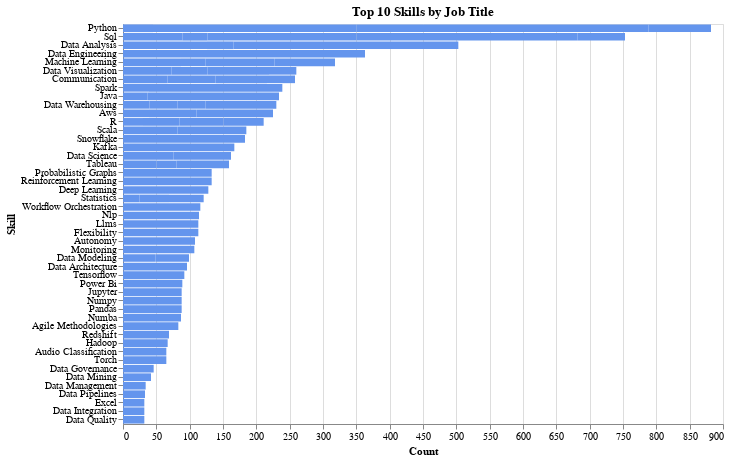

Notebook cell for this chart:
### Code cell
import altair as alt

# Create a dropdown selection for job title
title_dropdown = alt.binding_select(options=top_skills_filtered['job_title'].unique().tolist(), name='Job Title: ')
selection = alt.selection_point(fields=['job_title'], bind=title_dropdown)

# Build the chart
chart = (
    alt.Chart(top_skills_filtered)
    .transform_filter(selection)
    .mark_bar(color='cornflowerblue')
    .encode(
        x=alt.X('count:Q', title='Count'),
        y=alt.Y('job_skill:N', sort='-x', title='Skill'),
        tooltip=['job_skill', 'count']
    )
    .add_params(selection)
    .properties(
        title='Top 10 Skills by Job Title',
        width=600,
        height=400
    )
)

chart

### Figure 1 — Vega-Lite specification as saved in the notebook (floating-point values rounded to 4 significant figures)
{"config": {"view": {"continuousWidth": 300, "continuousHeight": 300}}, "data": {"name": "data-699814839693a71ae1797785afea02e7"}, "mark": {"type": "bar", "color": "cornflowerblue"}, "encoding": {"tooltip": [{"field": "job_skill", "type": "nominal"}, {"field": "count", "type": "quantitative"}], "x": {"field": "count", "title": "Count", "type": "quantitative"}, "y": {"field": "job_skill", "sort": "-x", "title": "Skill", "type": "nominal"}}, "height": 400, "params": [{"name": "param_2", "select": {"type": "point", "fields": ["job_title"]}, "bind": {"input": "select", "options": ["Data Analyst", "Data Architect", "Data Engineer", "Data Scientist", "Lead Data Engineer", "Senior Data Analyst", "Senior Data Engineer", "Senior Data Scientist", "Senior MLOps Engineer", "Staff Machine Learning Engineer, Series A"], "name": "Job Title: "}}], "title": "Top 10 Skills by Job Title", "transform": [{"filter": {"param": "param_2"}}], "width": 600, "$schema": "https://vega.github.io/schema/vega-lite/v5.20.1.json", "datasets": {"data-699814839693a71ae1797785afea02e7": [{"job_title": "Data Analyst", "job_skill": "Data Analysis", "count": 126}, {"job_title": "Data Analyst", "job_skill": "Sql", "count": 89}, {"job_title": "Data Analyst", "job_skill": "Data Visualization", "count": 73}, {"job_title": "Data Analyst", "job_skill": "Communication", "count": 67}, {"job_title": "Data Analyst", "job_skill": "Tableau", "count": 50}, {"job_title": "Data Analyst", "job_skill": "Python", "count": 45}, {"job_title": "Data Analyst", "job_skill": "Power Bi", "count": 42}, {"job_title": "Data Analyst", "job_skill": "Excel", "count": 32}, {"job_title": "Data Analyst", "job_skill": "R", "count": 30}, {"job_title": "Data Analyst", "job_skill": "Statistics", "count": 25}, {"job_title": "Data Architect", "job_skill": "Data Architecture", "count": 96}, {"job_title": "Data Architect", "job_skill": "Data Modeling", "count": 49}, {"job_title": "Data Architect", "job_skill": "Data Governance", "count": 46}, {"job_title": "Data Architect", "job_skill": "Data Analysis", "count": 40}, {"job_title": "Data Architect", "job_skill": "Data Warehousing", "count": 40}, {"job_title": "Data Architect", "job_skill": "Sql", "count": 38}, {"job_title": "Data Architect", "job_skill": "Data Management", "count": 34}, {"job_title": "Data Architect", "job_skill": "Data Integration", "count": 32}, {"job_title": "Data Architect", "job_skill": "Communication", "count": 32}, {"job_title": "Data Architect", "job_skill": "Data Quality", "count": 32}, {"job_title": "Data Engineer", "job_skill": "Python", "count": 99}, {"job_title": "Data Engineer", "job_skill": "Sql", "count": 89}, {"job_title": "Data Engineer", "job_skill": "Data Engineering", "count": 78}, {"job_title": "Data Engineer", "job_skill": "Data Analysis", "count": 56}, {"job_title": "Data Engineer", "job_skill": "Data Modeling", "count": 50}, {"job_title": "Data Engineer", "job_skill": "Data Warehousing", "count": 42}, {"job_title": "Data Engineer", "job_skill": "Spark", "count": 39}, {"job_title": "Data Engineer", "job_skill": "Aws", "count": 39}, {"job_title": "Data Engineer", "job_skill": "Java", "count": 37}, {"job_title": "Data Engineer", "job_skill": "Data Pipelines", "count": 33}, {"job_title": "Data Scientist", "job_skill": "Python", "count": 102}, {"job_title": "Data Scientist", "job_skill": "Machine Learning", "count": 87}, {"job_title": "Data Scientist", "job_skill": "Data Science", "count": 76}, {"job_title": "Data Scientist", "job_skill": "Sql", "count": 72}, {"job_title": "Data Scientist", "job_skill": "Data Analysis", "count": 72}, {"job_title": "Data Scientist", "job_skill": "R", "count": 55}, {"job_title": "Data Scientist", "job_skill": "Data Visualization", "count": 54}, {"job_title": "Data Scientist", "job_skill": "Statistics", "count": 44}, {"job_title": "Data Scientist", "job_skill": "Communication", "count": 40}, {"job_title": "Data Scientist", "job_skill": "Tableau", "count": 30}, {"job_title": "Lead Data Engineer", "job_skill": "Python", "count": 104}, {"job_title": "Lead Data Engineer", "job_skill": "Scala", "count": 82}, {"job_title": "Lead Data Engineer", "job_skill": "Spark", "count": 81}, {"job_title": "Lead Data Engineer", "job_skill": "Java", "count": 80}, {"job_title": "Lead Data Engineer", "job_skill": "Snowflake", "count": 72}, {"job_title": "Lead Data Engineer", "job_skill": "Kafka", "count": 72}, {"job_title": "Lead Data Engineer", "job_skill": "Aws", "count": 71}, {"job_title": "Lead Data Engineer", "job_skill": "Redshift", "count": 69}, {"job_title": "Lead Data Engineer", "job_skill": "Hadoop", "count": 67}, {"job_title": "Lead Data Engineer", "job_skill": "Sql", "count": 62}, {"job_title": "Senior Data Analyst", "job_skill": "Data Analysis", "count": 153}, {"job_title": "Senior Data Analyst", "job_skill": "Sql", "count": 142}, {"job_title": "Senior Data Analyst", "job_skill": "Python", "count": 97}, {"job_title": "Senior Data Analyst", "job_skill": "Data Visualization", "count": 92}, {"job_title": "Senior Data Analyst", "job_skill": "Tableau", "count": 79}, {"job_title": "Senior Data Analyst", "job_skill": "Communication", "count": 77}, {"job_title": "Senior Data Analyst", "job_skill": "R", "count": 66}, {"job_title": "Senior Data Analyst", "job_skill": "Power Bi", "count": 47}, {"job_title": "Senior Data Analyst", "job_skill": "Data Warehousing", "count": 42}, {"job_title": "Senior Data Analyst", "job_skill": "Machine Learning", "count": 37}, {"job_title": "Senior Data Engineer", "job_skill": "Python", "count": 237}, {"job_title": "Senior Data Engineer", "job_skill": "Sql", "count": 190}, {"job_title": "Senior Data Engineer", "job_skill": "Data Engineering", "count": 156}, {"job_title": "Senior Data Engineer", "job_skill": "Spark", "count": 119}, {"job_title": "Senior Data Engineer", "job_skill": "Java", "count": 117}, {"job_title": "Senior Data Engineer", "job_skill": "Aws", "count": 115}, {"job_title": "Senior Data Engineer", "job_skill": "Snowflake", "count": 111}, {"job_title": "Senior Data Engineer", "job_skill": "Data Warehousing", "count": 106}, {"job_title": "Senior Data Engineer", "job_skill": "Scala", "count": 103}, {"job_title": "Senior Data Engineer", "job_skill": "Kafka", "count": 95}, {"job_title": "Senior Data Scientist", "job_skill": "Python", "count": 104}, {"job_title": "Senior Data Scientist", "job_skill": "Machine Learning", "count": 103}, {"job_title": "Senior Data Scientist", "job_skill": "Data Science", "count": 86}, {"job_title": "Senior Data Scientist", "job_skill": "Sql", "count": 71}, {"job_title": "Senior Data Scientist", "job_skill": "R", "count": 60}, {"job_title": "Senior Data Scientist", "job_skill": "Data Analysis", "count": 56}, {"job_title": "Senior Data Scientist", "job_skill": "Statistics", "count": 52}, {"job_title": "Senior Data Scientist", "job_skill": "Communication", "count": 42}, {"job_title": "Senior Data Scientist", "job_skill": "Data Mining", "count": 42}, {"job_title": "Senior Data Scientist", "job_skill": "Data Visualization", "count": 41}, {"job_title": "Senior MLOps Engineer", "job_skill": "Probabilistic Graphs", "count": 133}, {"job_title": "Senior MLOps Engineer", "job_skill": "Reinforcement Learning", "count": 133}, {"job_title": "Senior MLOps Engineer", "job_skill": "Data Engineering", "count": 129}, {"job_title": "Senior MLOps Engineer", "job_skill": "Deep Learning", "count": 128}, {"job_title": "Senior MLOps Engineer", "job_skill": "Workflow Orchestration", "count": 116}, {"job_title": "Senior MLOps Engineer", "job_skill": "Nlp", "count": 114}, {"job_title": "Senior MLOps Engineer", "job_skill": "Llms", "count": 113}, {"job_title": "Senior MLOps Engineer", "job_skill": "Flexibility", "count": 113}, {"job_title": "Senior MLOps Engineer", "job_skill": "Autonomy", "count": 108}, {"job_title": "Senior MLOps Engineer", "job_skill": "Monitoring", "count": 107}, {"job_title": "Staff Machine Learning Engineer, Series A", "job_skill": "Python", "count": 94}, {"job_title": "Staff Machine Learning Engineer, Series A", "job_skill": "Tensorflow", "count": 92}, {"job_title": "Staff Machine Learning Engineer, Series A", "job_skill": "Machine Learning", "count": 91}, {"job_title": "Staff Machine Learning Engineer, Series A", "job_skill": "Jupyter", "count": 88}, {"job_title": "Staff Machine Learning Engineer, Series A", "job_skill": "Numpy", "count": 88}, {"job_title": "Staff Machine Learning Engineer, Series A", "job_skill": "Pandas", "count": 88}, {"job_title": "Staff Machine Learning Engineer, Series A", "job_skill": "Numba", "count": 87}, {"job_title": "Staff Machine Learning Engineer, Series A", "job_skill": "Agile Methodologies", "count": 83}, {"job_title": "Staff Machine Learning Engineer, Series A", "job_skill": "Audio Classification", "count": 65}, {"job_title": "Staff Machine Learning Engineer, Series A", "job_skill": "Torch", "count": 65}]}}
